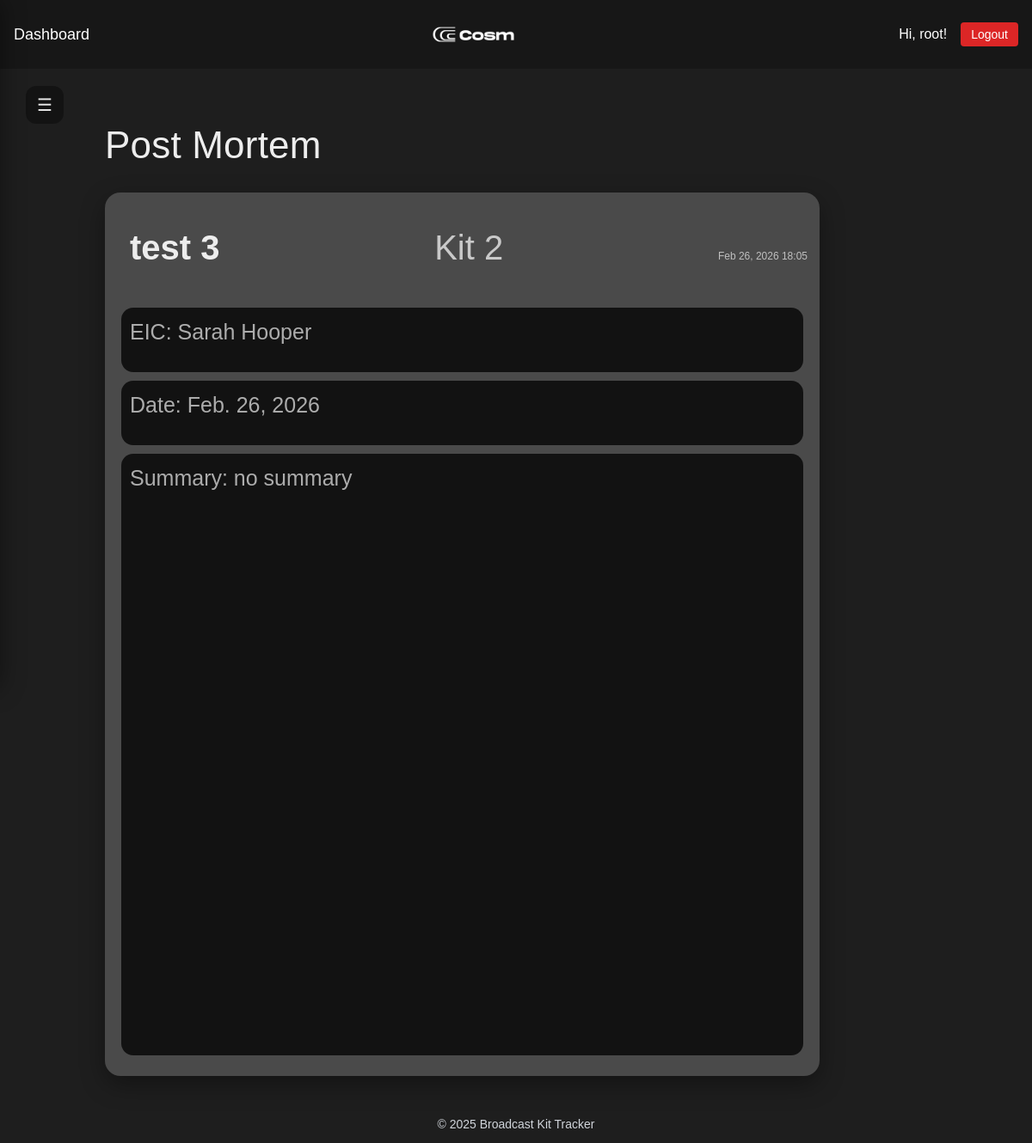
The page /postmortem/5/ (signed in) on the database its author committed.
### members/models.py (models this page shows, shortened)
class PostMortem(models.Model):
    kit = models.ForeignKey(Kit, on_delete=models.CASCADE)
    name = models.CharField(max_length=120, blank=True, null=True)
    event_name = models.CharField(max_length=120)
    event_date = models.DateField()
    summary = models.TextField()
    created_at = models.DateTimeField(auto_now_add=True)

### members/views.py (the view)
# urls.py: path("postmortem/<int:pk>/", views.postmortem, name='postmortem'),
@login_required
def postmortem(request, pk):
    pm = get_object_or_404(PostMortem, pk=pk)
    if request.method == "POST":
        action = request.POST.get("action")
        if action == "acknowledge":
            pm.status = "Acknowledged"  # adjust to your model
            pm.save()
            return redirect("postmortem", pk=pm.pk)  # redirect after POST
    return render(request, "core/post_mortem.html", {"pm": pm})

### members/templates/core/post_mortem.html (shortened to what this page needs)
{% extends "base.html" %}
{% block content %}
<button class="dash__menu dashboard-hamburger" type="button" onclick="openSidebar()" aria-label="Open sidebar">☰</button>
<div class="dash">
  <section class="dash__main">
    <h1 class="dash__title">Post Mortem</h1>
     <div class="postmort-card__outer">
         <div class="postmort-card__top">
             <span class="postmort-card__event">{{ pm.event_name }}</span>
            <span class="postmort-card__kit">Kit {{ pm.kit_id }}</span>
            <span class="postmort-card__time">
              {{ pm.updated_at|default:pm.created_at|date:"M d, Y H:i" }}
            </span>
         </div>
         <div class="postmort-card__small_inner">
             <span class="postmort-card__info">EIC: {{ pm.name }}
             </span>
         </div>
         <div class="postmort-card__small_inner">
             <span class="postmort-card__info">Date: {{ pm.event_date }}
             </span>
         </div>
         <div class="postmort-card__large_inner">
             <span class="postmort-card__summary">Summary: {{ pm.summary }}
             </span>
         </div>
     </div>
  </section>
</div>
{% endblock %}

### members/templates/base.html (shortened to what this page needs)
{% load static %}
<!DOCTYPE html>
<html lang="en">
<head>
  <script src="https://cdn.tailwindcss.com"></script>
  <link rel="stylesheet" href="{% static 'styles.css' %}">
</head>
<body>
  <nav class="bg-neutral-900 text-white p-4 flex justify-between items-center">
      <div>
      <a href="{% url 'dashboard' %}" class="text-lg hover:text-gray-300 font-stolzl">Dashboard</a>
    </div>
    <div class="pr-12 flex justify-center items-center">
      <img src="{% static 'logos/Cosm_Wide_White.png' %}" alt="Your Logo" class="h-12 w-auto">
    </div>
    <div class="flex items-center gap-4">
      {% if user.is_authenticated %}
        <span>Hi, {{ user.username }}!</span>
        <form action="{% url 'logout' %}" method="post" class="inline">
          <button type="submit" class="bg-red-600 hover:bg-red-700 px-3 py-1 rounded text-sm font-stolzl">
            Logout
          </button>
        </form>
      {% else %}
        <a href="{% url 'login' %}" class="hover:underline text-sm">Login</a>
        <a href="{% url 'signup' %}" class="hover:underline text-sm">Sign Up</a>
      {% endif %}
    </div>
  </nav>
  <main class="flex-1 container mx-auto p-6">
    {% block content %}{% endblock %}
  </main>
  <footer class="text-gray-300 text-center py-3 mt-auto font-stolzl">
    <p class="text-sm">&copy; 2025 Broadcast Kit Tracker</p>
  </footer>
</body>
</html>

### static/styles.css (style rules this page uses)
body { font-family: Stolzl, sans-serif; transition: background-color 0.3s, color 0.3s; margin: 0; padding: 0; }
.font-stolzl { font-family: Stolzl, sans-serif; }
html, body { background: #1e1e1e; color: rgba(255,255,255,.92); margin: 0; }
.dash { min-height: calc(100vh - 120px); margin: 10px; display: grid; grid-template-columns: 1fr; gap: 28px; }
.dash__main { padding-top: 12px; }
.dash__title { font-size: 44px; letter-spacing: .2px; margin: 10px 0 22px 0; color: rgba(255,255,255,.92); }
.dash__menu { width: 44px; height: 44px; border-radius: 12px; border: 0; background: rgba(0,0,0,.35); color: rgba(255,255,255,.9); font-size: 20px; cursor: pointer; }
.postmort-card__outer { background: #4a4a4a; border-radius: 18px; padding: 14px; margin-right: 125px; box-shadow: 0 10px 28px rgba(0,0,0,.35); }
.postmort-card__small_inner { background: #121212; border-radius: 14px; padding: 10px; min-height: 75px; margin-bottom: 10px; margin-left: 5px; margin-right: 5px; color: rgba(255,255,255,.85); }
.postmort-card__large_inner { background: #121212; border-radius: 14px; padding: 10px; min-height: 700px; margin-bottom: 10px; margin-left: 5px; margin-right: 5px; color: rgba(255,255,255,.85); }
.postmort-card__top { display: flex; justify-content: space-between; align-items: baseline; gap: 10px; margin-top: 10px; margin-bottom: 40px; }
.postmort-card__event { color: rgba(255,255,255,.9); font-weight: 700; font-size: 40px; margin-left: 15px; margin-top: 10px; }
.postmort-card__kit { color: rgba(255,255,255,.70); font-weight: 300; font-size: 40px; }
.postmort-card__time { color: rgba(255,255,255,.65); font-size: 12px; white-space: nowrap; }
.postmort-card__info { color: rgba(255,255,255,.65); font-size: 25px; white-space: nowrap; }
.postmort-card__summary { color: rgba(255,255,255,.65); font-size: 25px; white-space: nowrap; }
.dashboard-hamburger { position: fixed; top: 100px; left: 30px; z-index: 2300; }

### rows shown on the page
PostMortem: event_name "test 3", kit_id "2", updated_at "Feb 26, 2026 18:05", name "Sarah Hooper", event_date "Feb. 26, 2026", summary "no summary"

### other values the page prints
{{ user.username }} "root"
